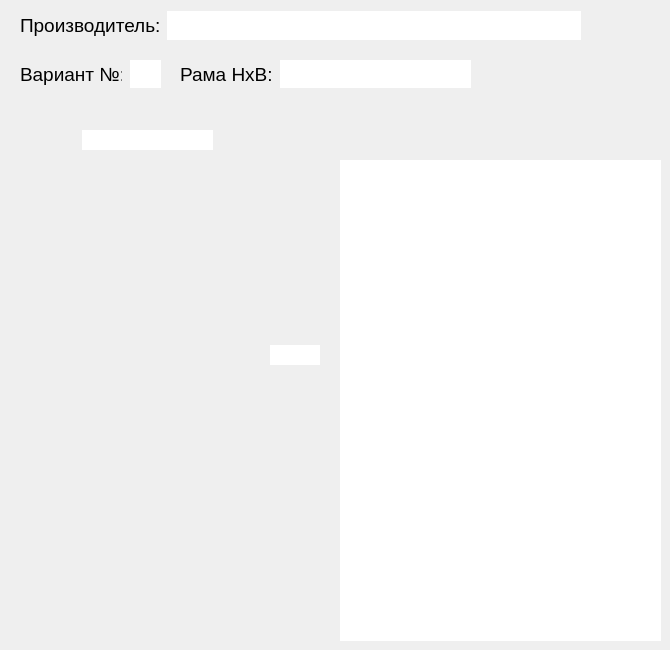
<?xml version="1.0" encoding="UTF-8"?>
<ui version="4.0">
 <class>Dialog</class>
 <widget class="QDialog" name="Dialog">
  <property name="geometry">
   <rect>
    <x>0</x>
    <y>0</y>
    <width>670</width>
    <height>650</height>
   </rect>
  </property>
  <property name="windowTitle">
   <string>Секция</string>
  </property>
  <widget class="QLabel" name="bgrnd">
   <property name="geometry">
    <rect>
     <x>0</x>
     <y>0</y>
     <width>671</width>
     <height>651</height>
    </rect>
   </property>
   <property name="text">
    <string/>
   </property>
   <property name="pixmap">
    <pixmap>../pics/levels/Bgrnd.png</pixmap>
   </property>
   <property name="scaledContents">
    <bool>true</bool>
   </property>
  </widget>
  <widget class="QLabel" name="Beam_1">
   <property name="geometry">
    <rect>
     <x>50</x>
     <y>350</y>
     <width>296</width>
     <height>56</height>
    </rect>
   </property>
   <property name="text">
    <string/>
   </property>
   <property name="pixmap">
    <pixmap>../pics/levels/Балка.png</pixmap>
   </property>
   <property name="scaledContents">
    <bool>true</bool>
   </property>
  </widget>
  <widget class="QLineEdit" name="lineEdit_HB">
   <property name="geometry">
    <rect>
     <x>270</x>
     <y>345</y>
     <width>50</width>
     <height>20</height>
    </rect>
   </property>
   <property name="font">
    <font>
     <family>Arial</family>
     <pointsize>12</pointsize>
    </font>
   </property>
   <property name="focusPolicy">
    <enum>Qt::ClickFocus</enum>
   </property>
   <property name="maxLength">
    <number>5</number>
   </property>
   <property name="frame">
    <bool>false</bool>
   </property>
   <property name="alignment">
    <set>Qt::AlignBottom|Qt::AlignHCenter</set>
   </property>
  </widget>
  <widget class="QLabel" name="Rframe_1">
   <property name="geometry">
    <rect>
     <x>40</x>
     <y>160</y>
     <width>20</width>
     <height>488</height>
    </rect>
   </property>
   <property name="text">
    <string/>
   </property>
   <property name="pixmap">
    <pixmap>../pics/levels/Рама.png</pixmap>
   </property>
   <property name="scaledContents">
    <bool>true</bool>
   </property>
  </widget>
  <widget class="QLineEdit" name="lineEdit_rackwidth">
   <property name="geometry">
    <rect>
     <x>82</x>
     <y>130</y>
     <width>131</width>
     <height>20</height>
    </rect>
   </property>
   <property name="font">
    <font>
     <family>Arial</family>
     <pointsize>12</pointsize>
    </font>
   </property>
   <property name="focusPolicy">
    <enum>Qt::ClickFocus</enum>
   </property>
   <property name="maxLength">
    <number>4</number>
   </property>
   <property name="frame">
    <bool>false</bool>
   </property>
   <property name="alignment">
    <set>Qt::AlignBottom|Qt::AlignHCenter</set>
   </property>
  </widget>
  <widget class="QLabel" name="Rframe_2">
   <property name="geometry">
    <rect>
     <x>234</x>
     <y>160</y>
     <width>20</width>
     <height>488</height>
    </rect>
   </property>
   <property name="text">
    <string/>
   </property>
   <property name="pixmap">
    <pixmap>../pics/levels/Рама.png</pixmap>
   </property>
   <property name="scaledContents">
    <bool>true</bool>
   </property>
  </widget>
  <widget class="QLabel" name="label">
   <property name="geometry">
    <rect>
     <x>50</x>
     <y>130</y>
     <width>200</width>
     <height>32</height>
    </rect>
   </property>
   <property name="text">
    <string/>
   </property>
   <property name="pixmap">
    <pixmap>../pics/levels/rscale.png</pixmap>
   </property>
   <property name="scaledContents">
    <bool>true</bool>
   </property>
  </widget>
  <widget class="QWidget" name="horizontalLayoutWidget">
   <property name="geometry">
    <rect>
     <x>20</x>
     <y>10</y>
     <width>561</width>
     <height>31</height>
    </rect>
   </property>
   <layout class="QHBoxLayout" name="horizontalLayout">
    <item>
     <widget class="QLabel" name="label_3">
      <property name="font">
       <font>
        <family>Arial</family>
        <pointsize>14</pointsize>
       </font>
      </property>
      <property name="text">
       <string>Производитель:</string>
      </property>
     </widget>
    </item>
    <item>
     <widget class="QLineEdit" name="lineEdit">
      <property name="font">
       <font>
        <family>Arial</family>
        <pointsize>14</pointsize>
       </font>
      </property>
      <property name="focusPolicy">
       <enum>Qt::ClickFocus</enum>
      </property>
      <property name="frame">
       <bool>false</bool>
      </property>
      <property name="alignment">
       <set>Qt::AlignLeading|Qt::AlignLeft|Qt::AlignVCenter</set>
      </property>
     </widget>
    </item>
   </layout>
  </widget>
  <widget class="QLineEdit" name="lineEdit_2">
   <property name="geometry">
    <rect>
     <x>130</x>
     <y>60</y>
     <width>31</width>
     <height>28</height>
    </rect>
   </property>
   <property name="font">
    <font>
     <family>Arial</family>
     <pointsize>14</pointsize>
    </font>
   </property>
   <property name="focusPolicy">
    <enum>Qt::ClickFocus</enum>
   </property>
   <property name="maxLength">
    <number>2</number>
   </property>
   <property name="frame">
    <bool>false</bool>
   </property>
   <property name="alignment">
    <set>Qt::AlignCenter</set>
   </property>
  </widget>
  <widget class="QLabel" name="label_8">
   <property name="geometry">
    <rect>
     <x>180</x>
     <y>60</y>
     <width>102</width>
     <height>29</height>
    </rect>
   </property>
   <property name="font">
    <font>
     <family>Arial</family>
     <pointsize>14</pointsize>
    </font>
   </property>
   <property name="text">
    <string>Рама HxB:</string>
   </property>
  </widget>
  <widget class="QLineEdit" name="lineEdit_5">
   <property name="geometry">
    <rect>
     <x>280</x>
     <y>60</y>
     <width>191</width>
     <height>28</height>
    </rect>
   </property>
   <property name="font">
    <font>
     <family>Arial</family>
     <pointsize>14</pointsize>
    </font>
   </property>
   <property name="focusPolicy">
    <enum>Qt::ClickFocus</enum>
   </property>
   <property name="maxLength">
    <number>10</number>
   </property>
   <property name="frame">
    <bool>false</bool>
   </property>
   <property name="alignment">
    <set>Qt::AlignLeading|Qt::AlignLeft|Qt::AlignVCenter</set>
   </property>
  </widget>
  <widget class="QLabel" name="label_4">
   <property name="geometry">
    <rect>
     <x>20</x>
     <y>60</y>
     <width>102</width>
     <height>29</height>
    </rect>
   </property>
   <property name="font">
    <font>
     <family>Arial</family>
     <pointsize>14</pointsize>
    </font>
   </property>
   <property name="text">
    <string>Вариант №:</string>
   </property>
  </widget>
  <widget class="QTextEdit" name="textEdit">
   <property name="geometry">
    <rect>
     <x>340</x>
     <y>160</y>
     <width>321</width>
     <height>481</height>
    </rect>
   </property>
   <property name="font">
    <font>
     <family>Arial</family>
     <pointsize>12</pointsize>
     <kerning>true</kerning>
    </font>
   </property>
   <property name="frameShape">
    <enum>QFrame::NoFrame</enum>
   </property>
  </widget>
  <zorder>bgrnd</zorder>
  <zorder>Rframe_1</zorder>
  <zorder>label</zorder>
  <zorder>Rframe_2</zorder>
  <zorder>Beam_1</zorder>
  <zorder>lineEdit_HB</zorder>
  <zorder>lineEdit_rackwidth</zorder>
  <zorder>horizontalLayoutWidget</zorder>
  <zorder>lineEdit_2</zorder>
  <zorder>label_8</zorder>
  <zorder>lineEdit_5</zorder>
  <zorder>label_4</zorder>
  <zorder>textEdit</zorder>
 </widget>
 <resources/>
 <connections/>
</ui>
